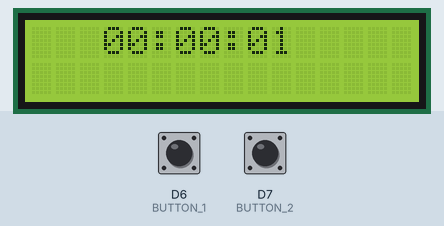
Bench run of a sketch on a simulated ESP8266 (NodeMCU). Shown: 16×2 character LCD. Inputs (shaded band) come from the test bench; at power-on: D6 (BUTTON_1) HIGH, D7 (BUTTON_2) HIGH. What the sketch prints to the serial monitor is not drawn.

Above: at 1.2 s.
1.3 s: D6 (BUTTON_1) pulled LOW for 0.15 s
At 1.82 s:
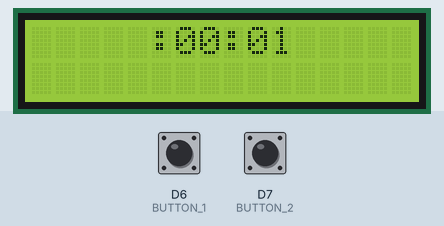
2.0 s: D7 (BUTTON_2) pulled LOW for 3.2 s
At 2.7 s:
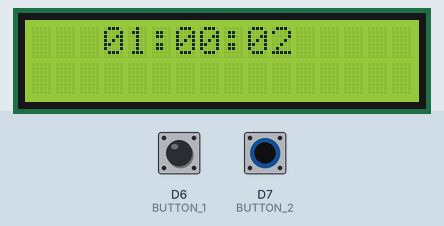
5.8 s: D6 (BUTTON_1) pulled LOW for 1 s
At 6.37 s:
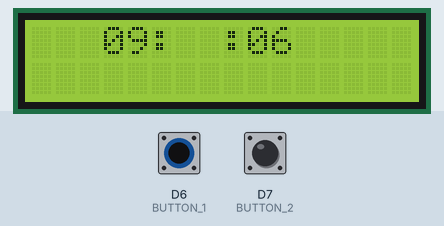
7.4 s: D7 (BUTTON_2) pulled LOW for 0.15 s
At 7.5 s:
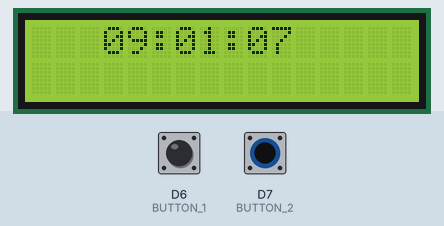

Measured:
- after the input at 1.3 s, the display: changes after 0.09 s (image 1)
- what the display in image 2 shows lasts 1.0 s, from 2.1 s to 3.1 s

The sketch:

sketch_sep30a.ino
```cpp
#include "lab.h"
int enable_stopwatch=0;

void setup() {
  // put your setup code here, to run once:
  Serial.begin(115200);
  init_gpio();
  init_watch();
  enable_timer_1();
  enable_timer_0();
    Serial.println("enable timer 1 ok");
}

void loop() {
  // put your main code here, to run repeatedly:
  update_state();

}
```

lab.cpp
```cpp
#include "lab.h"
#include <Wire.h>
#include <LiquidCrystal_I2C.h>
#define BUTTON_1  D6
#define BUTTON_2 D7

LiquidCrystal_I2C lcd(0x27,16,2);
bool flag3 =1;
bool firstButtonRead1=0 ,firstButtonRead2=0, secondButtonRead1=0, secondButtonRead2=0 ;
bool firstButton1s =0 , firstButton3s=0;
bool secondButton1s =0 , secondButton3s=0;
bool firstButtonPress=0 ,secondButtonPress=0;
unsigned int count1=0 , count2=0, count3=0,count4=0 ;
bool blinking=0;
bool flag,flag1 =0 ;
 int count=0;


enum {
  STATE1 ,
  STATE2,
  STATE3,
  STATE4
} eState;

  Watch w;
   stopwatch sw;
void blink_char(int x , int y , int z);

void init_watch(){
    w.hour=0;
    w.minute =0;
    w.second=0;
}
void reset_stopwatch(){
    sw.minute=0;
    sw.second=0;
    sw.minisecond=0;
}
void ISR_1(){
  count++;

  if (count ==100){
    increase_watch();
    count =0;
  }
  read_button_1();
  read_button_2();
}
void ISR_2(){
  if (enable_stopwatch) increase_stopwatch();
  timer0_write(ESP.getCycleCount()+800000);
}
void increase_watch(){
  w.hour= (w.minute==59&&w.second==59)? ((w.hour==23)?0:w.hour+1):w.hour;
  w.minute=(w.second==59)?((w.minute==59)?0:w.minute+1):w.minute;
  w.second = (w.second==59) ? 0 : w.second+1;
}
void increase_stopwatch(){
  sw.minute= (sw.second==59&&sw.minisecond==99)? ((sw.minute==99)?sw.minute:sw.minute+1):sw.minute;
  sw.second=(sw.minisecond==99)?((sw.second==59)?0:sw.second+1):sw.second;
  sw.minisecond = (sw.minisecond==99) ? 0 : sw.minisecond+1;
}
void display_watch(){
lcd.setCursor(3,0);
  if (w.hour<10){
    lcd.print(0);
    lcd.setCursor(4,0);
    lcd.print(w.hour);
    }
  lcd.setCursor(5,0);
  lcd.print(":");
  lcd.setCursor(6,0);
  if(w.minute<10) {
    lcd.print(0);
    lcd.setCursor(7,0);
  }
  lcd.print(w.minute);
  lcd.setCursor(8,0);
  lcd.print(":");
  lcd.setCursor(9,0);
  if (w.second<10){
      lcd.print(0);
      lcd.setCursor(10,0);
    }
  lcd.print(w.second);

}
void display_stopwatch(){
  lcd.setCursor(3,0);
  if (sw.minute<10){
    lcd.print(0);
    lcd.setCursor(4,0);
    lcd.print(sw.minute);
    }
  lcd.setCursor(5,0);
  lcd.print(":");
  lcd.setCursor(6,0);
  if(sw.second<10) {
    lcd.print(0);
    lcd.setCursor(7,0);
  }
  lcd.print(sw.second);
  lcd.setCursor(8,0);
  lcd.print(":");
  lcd.setCursor(9,0);
  if (sw.minisecond<10){
      lcd.print(0);
      lcd.setCursor(10,0);
      //lcd.print(sw.minisecond);
    }
  lcd.print(sw.minisecond);
   lcd.setCursor(11,0);
   lcd.print(" ");
}
void modify_h(){
  blink_char(3,0,w.hour);
  lcd.setCursor(5,0);
  lcd.print(":");
  lcd.setCursor(6,0);
  if (w.minute < 10) {
      lcd.print(0);
      lcd.setCursor(7,0);
    }
  lcd.print(w.minute);
  lcd.setCursor(8,0);
  lcd.print(":");
  lcd.setCursor(9,0);
  if (w.second<10){
    lcd.print(0);
    lcd.setCursor(10,0);
    }
  lcd.print(w.second);
}
void modify_m(){
  lcd.setCursor(3,0);
  if (w.hour <10){
      lcd.print(0);
      lcd.setCursor(4,0);
    }
  lcd.print(w.hour);
  lcd.setCursor(5,0);
  lcd.print(":");
  blink_char(6,0,w.minute);
  lcd.setCursor(8,0);
  lcd.print(":");
  lcd.setCursor(9,0);
  if (w.second<10) {
    lcd.print(0);
    lcd.setCursor(10,0);
    }
  lcd.print(w.second);
}
void modify_s(){
  lcd.setCursor(3,0);
   if (w.hour <10){
      lcd.print(0);
      lcd.setCursor(4,0);
    }
  lcd.print(w.hour);
  lcd.setCursor(5,0);
  lcd.print(":");
  lcd.setCursor(6,0);
   if (w.minute < 10) {
      lcd.print(0);
      lcd.setCursor(7,0);
    }
  lcd.print(w.minute);
  lcd.setCursor(8,0);
  lcd.print(":");
  blink_char(9,0,w.second);
}
void blink_char (int x , int y ,int val ){
  lcd.setCursor(x,y);
  if ((count%5==1)) {
    if (blinking){
      lcd.print("  ");
      blinking=0;
    }else{
      if(val <10){
          lcd.print(0);
          lcd.setCursor(x+1,y);
        }
        lcd.print(val);
        blinking=1;
      }
      Serial.println(count);
    }
  }

void modify(int count2){
  switch (count2){
    case 2 :
      w.second++;
      if (w.second==60) {
        w.second=0;
        w.minute+=1;
        if (w.minute==60){
          w.minute=0;
          w.hour++;
          if (w.hour == 24) w.hour=0;
        }
      }

    break;
    case 1 :
      w.minute++ ;
      if (w.minute==60){
        w.minute=0;
        w.hour++;
        if (w.hour==24) w.hour =0;
      }
      break;
    case 0:
      w.hour ++;
      if (w.hour==24 ) w.hour =0;
      break;
  }
}
void read_button_1(){
  firstButtonRead1=firstButtonRead2;
  firstButtonRead2 = digitalRead(BUTTON_1);
  if ( firstButtonRead1==firstButtonRead2){
      if(!firstButtonRead2){
          if (count1==0){ firstButtonPress=1;
          count1++;
          }
          else firstButtonPress =0;
        }else{
            firstButtonPress=0;
            firstButton1s=0;
            count1=0 ;
          }
    }
}
void read_button_2(){
   secondButtonRead1=secondButtonRead2;
  secondButtonRead2 = digitalRead(BUTTON_2);
  if ( secondButtonRead1==secondButtonRead2){
      if(!secondButtonRead1&&firstButtonRead1){
          secondButtonPress=1;
          count3++;
          if (count3 >=100){
              secondButton1s=1;
              count4++;
              if (count4>=20){
                count4 =0 ;
                flag=0;
              }
            }
        }else{
            secondButtonPress=0;
            secondButton1s=0;
            count3=0 ;
            count4=0;
            flag=0;
            flag1=0;
          }
    }
}
void update_state(){
    switch (eState){
        case STATE1 :
           display_watch();
            if (firstButtonPress) eState = STATE2 ;
            firstButtonPress=0;
            break;
        case STATE2 :
            //lcd.setCursor(0,3);
            if (count2==0){
              modify_h();
            } else if (count2==1){
              modify_m();
            } else if (count2==2){
              modify_s();
            }
            if (firstButtonPress) {
              count2++;
              firstButtonPress=0;
              if (count2==3) {
                eState=STATE4;
                count2=0;
              }
            }
            if (secondButtonPress) eState =STATE3;
            break;
        case STATE3:
           if(!flag1) modify(count2);
            flag1=1;
            if(flag1&&secondButton1s&&!flag){
              if (count4==19) {
              modify(count2);
              flag=1;
                }
            }
            display_watch();
            if (!secondButtonPress) eState = STATE2;
            break;
        case STATE4 :
            display_stopwatch();
            if (secondButtonPress&&flag3){
              enable_stopwatch=!enable_stopwatch;
              flag3=0;
            }
            flag3=1;
            if (firstButtonPress) eState=STATE1;
            break;
    }
}
void init_gpio(){
   pinMode(BUTTON_1 ,INPUT_PULLUP);
  pinMode(BUTTON_2,INPUT_PULLUP);
  Serial.begin(115200);
  lcd.init();
  lcd.backlight();
  Serial.println("init ok");
  init_watch();
  reset_stopwatch();
}
void enable_timer_1(){
  timer1_isr_init();
  timer1_attachInterrupt(ISR_1);
   timer1_enable(TIM_DIV16, TIM_EDGE, TIM_LOOP);
   timer1_write(50000);
   //interrupts();
};
void enable_timer_0(){
  timer0_isr_init();
  timer0_attachInterrupt(ISR_2);
  // timer0_enable(TIM_DIV16, TIM_EDGE, TIM_LOOP);
   timer0_write(ESP.getCycleCount()+160000);
   interrupts();
}
```

lab.h
```cpp
#ifndef LAB_H
#define LAB_H
#include <Arduino.h>


extern int enable_stopwatch;
extern int count  ;
void enable_timer_1();
void enable_timer_0();
void init_watch();
void read_button_1();
void read_button_2();
void update_state();
void init_gpio();
void increase_watch();
void increase_stopwatch();
typedef struct Watchs {
    int hour ;
    int minute;
    int second;
  } Watch;

typedef struct stopwatchs {
  int minute;
  int second;
  int minisecond;
  } stopwatch;
#endif
```
